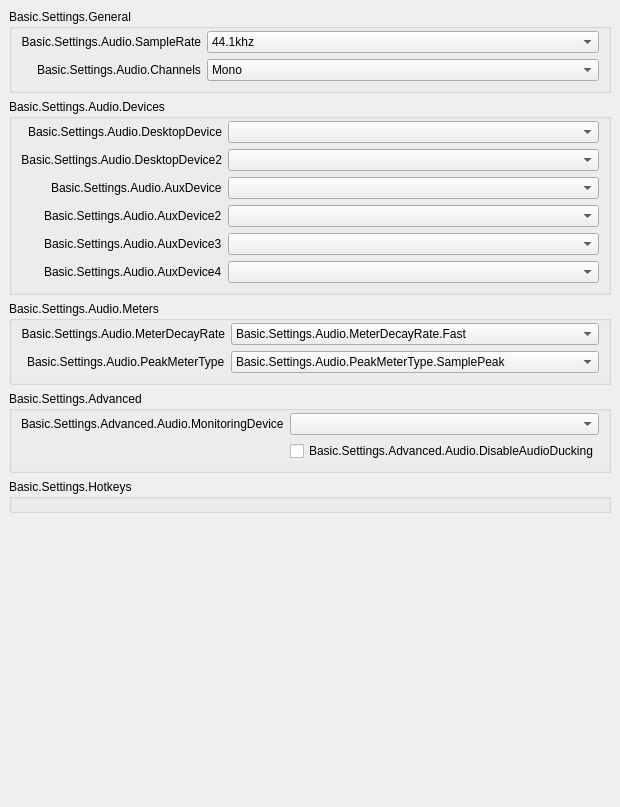
           <widget class="QWidget" name="scrollAreaWidgetContents_50">
            <property name="geometry">
             <rect>
              <x>0</x>
              <y>0</y>
              <width>594</width>
              <height>807</height>
             </rect>
            </property>
            <layout class="QVBoxLayout" name="verticalLayout_50">
             <property name="leftMargin">
              <number>0</number>
             </property>
             <property name="topMargin">
              <number>0</number>
             </property>
             <property name="rightMargin">
              <number>0</number>
             </property>
             <property name="bottomMargin">
              <number>9</number>
             </property>
             <item alignment="Qt::AlignTop">
              <widget class="QWidget" name="widget_50" native="true">
               <layout class="QVBoxLayout" name="verticalLayout_51">
                <item>
                 <widget class="QGroupBox" name="audioGeneralGroupBox">
                  <property name="title">
                   <string>Basic.Settings.General</string>
                  </property>
                  <layout class="QFormLayout" name="formLayout_52">
                   <property name="fieldGrowthPolicy">
                    <enum>QFormLayout::AllNonFixedFieldsGrow</enum>
                   </property>
                   <property name="labelAlignment">
                    <set>Qt::AlignRight|Qt::AlignTrailing|Qt::AlignVCenter</set>
                   </property>
                   <property name="topMargin">
                    <number>2</number>
                   </property>
                   <item row="0" column="0">
                    <widget class="QLabel" name="label_14">
                     <property name="minimumSize">
                      <size>
                       <width>170</width>
                       <height>0</height>
                      </size>
                     </property>
                     <property name="text">
                      <string>Basic.Settings.Audio.SampleRate</string>
                     </property>
                     <property name="alignment">
                      <set>Qt::AlignRight|Qt::AlignTrailing|Qt::AlignVCenter</set>
                     </property>
                     <property name="buddy">
                      <cstring>sampleRate</cstring>
                     </property>
                    </widget>
                   </item>
                   <item row="0" column="1">
                    <widget class="QComboBox" name="sampleRate">
                     <property name="currentText">
                      <string notr="true">44.1khz</string>
                     </property>
                     <property name="currentIndex">
                      <number>0</number>
                     </property>
                     <item>
                      <property name="text">
                       <string>44.1khz</string>
                      </property>
                     </item>
                     <item>
                      <property name="text">
                       <string>48khz</string>
                      </property>
                     </item>
                    </widget>
                   </item>
                   <item row="1" column="0">
                    <widget class="QLabel" name="label_15">
                     <property name="text">
                      <string>Basic.Settings.Audio.Channels</string>
                     </property>
                     <property name="buddy">
                      <cstring>channelSetup</cstring>
                     </property>
                    </widget>
                   </item>
                   <item row="1" column="1">
                    <widget class="QComboBox" name="channelSetup">
                     <property name="currentText">
                      <string>Mono</string>
                     </property>
                     <property name="currentIndex">
                      <number>0</number>
                     </property>
                     <item>
                      <property name="text">
                       <string>Mono</string>
                      </property>
                     </item>
                     <item>
                      <property name="text">
                       <string>Stereo</string>
                      </property>
                     </item>
                     <item>
                      <property name="text">
                       <string>2.1</string>
                      </property>
                     </item>
                     <item>
                      <property name="text">
                       <string>4.0</string>
                      </property>
                     </item>
                     <item>
                      <property name="text">
                       <string>4.1</string>
                      </property>
                     </item>
                     <item>
                      <property name="text">
                       <string>5.1</string>
                      </property>
                     </item>
                     <item>
                      <property name="text">
                       <string>7.1</string>
                      </property>
                     </item>
                    </widget>
                   </item>
                  </layout>
                 </widget>
                </item>
                <item>
                 <widget class="QGroupBox" name="audioDevicesGroupBox">
                  <property name="title">
                   <string>Basic.Settings.Audio.Devices</string>
                  </property>
                  <layout class="QFormLayout" name="formLayout_53">
                   <property name="fieldGrowthPolicy">
                    <enum>QFormLayout::AllNonFixedFieldsGrow</enum>
                   </property>
                   <property name="labelAlignment">
                    <set>Qt::AlignRight|Qt::AlignTrailing|Qt::AlignVCenter</set>
                   </property>
                   <property name="topMargin">
                    <number>2</number>
                   </property>
                   <item row="0" column="0">
                    <widget class="QLabel" name="label_2">
                     <property name="minimumSize">
                      <size>
                       <width>170</width>
                       <height>0</height>
                      </size>
                     </property>
                     <property name="text">
                      <string>Basic.Settings.Audio.DesktopDevice</string>
                     </property>
                     <property name="alignment">
                      <set>Qt::AlignRight|Qt::AlignTrailing|Qt::AlignVCenter</set>
                     </property>
                     <property name="buddy">
                      <cstring>desktopAudioDevice1</cstring>
                     </property>
                    </widget>
                   </item>
                   <item row="0" column="1">
                    <widget class="QComboBox" name="desktopAudioDevice1">
                     <property name="enabled">
                      <bool>true</bool>
                     </property>
                    </widget>
                   </item>
                   <item row="1" column="0">
                    <widget class="QLabel" name="label_3">
                     <property name="text">
                      <string>Basic.Settings.Audio.DesktopDevice2</string>
                     </property>
                     <property name="alignment">
                      <set>Qt::AlignRight|Qt::AlignTrailing|Qt::AlignVCenter</set>
                     </property>
                     <property name="buddy">
                      <cstring>desktopAudioDevice2</cstring>
                     </property>
                    </widget>
                   </item>
                   <item row="1" column="1">
                    <widget class="QComboBox" name="desktopAudioDevice2">
                     <property name="enabled">
                      <bool>true</bool>
                     </property>
                    </widget>
                   </item>
                   <item row="2" column="0">
                    <widget class="QLabel" name="label_4">
                     <property name="text">
                      <string>Basic.Settings.Audio.AuxDevice</string>
                     </property>
                     <property name="buddy">
                      <cstring>auxAudioDevice1</cstring>
                     </property>
                    </widget>
                   </item>
                   <item row="2" column="1">
                    <widget class="QComboBox" name="auxAudioDevice1">
                     <property name="enabled">
                      <bool>true</bool>
                     </property>
                    </widget>
                   </item>
                   <item row="3" column="0">
                    <widget class="QLabel" name="label_5">
                     <property name="text">
                      <string>Basic.Settings.Audio.AuxDevice2</string>
                     </property>
                     <property name="buddy">
                      <cstring>auxAudioDevice2</cstring>
                     </property>
                    </widget>
                   </item>
                   <item row="3" column="1">
                    <widget class="QComboBox" name="auxAudioDevice2">
                     <property name="enabled">
                      <bool>true</bool>
                     </property>
                    </widget>
                   </item>
                   <item row="4" column="0">
                    <widget class="QLabel" name="label_6">
                     <property name="text">
                      <string>Basic.Settings.Audio.AuxDevice3</string>
                     </property>
                     <property name="buddy">
                      <cstring>auxAudioDevice3</cstring>
                     </property>
                    </widget>
                   </item>
                   <item row="4" column="1">
                    <widget class="QComboBox" name="auxAudioDevice3">
                     <property name="enabled">
                      <bool>true</bool>
                     </property>
                    </widget>
                   </item>
                   <item row="5" column="1">
                    <widget class="QComboBox" name="auxAudioDevice4">
                     <property name="enabled">
                      <bool>true</bool>
                     </property>
                    </widget>
                   </item>
                   <item row="5" column="0">
                    <widget class="QLabel" name="label_67">
                     <property name="text">
                      <string>Basic.Settings.Audio.AuxDevice4</string>
                     </property>
                     <property name="buddy">
                      <cstring>auxAudioDevice4</cstring>
                     </property>
                    </widget>
                   </item>
                  </layout>
                 </widget>
                </item>
                <item>
                 <widget class="QGroupBox" name="audioMetersGroupBox">
                  <property name="title">
                   <string>Basic.Settings.Audio.Meters</string>
                  </property>
                  <layout class="QFormLayout" name="formLayout_54">
                   <property name="fieldGrowthPolicy">
                    <enum>QFormLayout::AllNonFixedFieldsGrow</enum>
                   </property>
                   <property name="labelAlignment">
                    <set>Qt::AlignRight|Qt::AlignTrailing|Qt::AlignVCenter</set>
                   </property>
                   <property name="topMargin">
                    <number>2</number>
                   </property>
                   <item row="0" column="0">
                    <widget class="QLabel" name="label_65">
                     <property name="minimumSize">
                      <size>
                       <width>170</width>
                       <height>0</height>
                      </size>
                     </property>
                     <property name="text">
                      <string>Basic.Settings.Audio.MeterDecayRate</string>
                     </property>
                     <property name="alignment">
                      <set>Qt::AlignRight|Qt::AlignTrailing|Qt::AlignVCenter</set>
                     </property>
                     <property name="buddy">
                      <cstring>meterDecayRate</cstring>
                     </property>
                    </widget>
                   </item>
                   <item row="0" column="1">
                    <widget class="QComboBox" name="meterDecayRate">
                     <property name="currentText">
                      <string>Basic.Settings.Audio.MeterDecayRate.Fast</string>
                     </property>
                     <property name="currentIndex">
                      <number>0</number>
                     </property>
                     <item>
                      <property name="text">
                       <string>Basic.Settings.Audio.MeterDecayRate.Fast</string>
                      </property>
                     </item>
                     <item>
                      <property name="text">
                       <string>Basic.Settings.Audio.MeterDecayRate.Medium</string>
                      </property>
                     </item>
                     <item>
                      <property name="text">
                       <string>Basic.Settings.Audio.MeterDecayRate.Slow</string>
                      </property>
                     </item>
                    </widget>
                   </item>
                   <item row="1" column="0">
                    <widget class="QLabel" name="label_66">
                     <property name="text">
                      <string>Basic.Settings.Audio.PeakMeterType</string>
                     </property>
                     <property name="buddy">
                      <cstring>peakMeterType</cstring>
                     </property>
                    </widget>
                   </item>
                   <item row="1" column="1">
                    <widget class="QComboBox" name="peakMeterType">
                     <property name="currentIndex">
                      <number>0</number>
                     </property>
                     <item>
                      <property name="text">
                       <string>Basic.Settings.Audio.PeakMeterType.SamplePeak</string>
                      </property>
                     </item>
                     <item>
                      <property name="text">
                       <string>Basic.Settings.Audio.PeakMeterType.TruePeak</string>
                      </property>
                     </item>
                    </widget>
                   </item>
                  </layout>
                 </widget>
                </item>
                <item>
                 <widget class="QGroupBox" name="audioAdvGroupBox">
                  <property name="title">
                   <string>Basic.Settings.Advanced</string>
                  </property>
                  <layout class="QFormLayout" name="formLayout_56">
                   <property name="fieldGrowthPolicy">
                    <enum>QFormLayout::AllNonFixedFieldsGrow</enum>
                   </property>
                   <property name="labelAlignment">
                    <set>Qt::AlignRight|Qt::AlignTrailing|Qt::AlignVCenter</set>
                   </property>
                   <property name="topMargin">
                    <number>2</number>
                   </property>
                   <item row="0" column="0">
                    <widget class="QLabel" name="monitoringDeviceLabel">
                     <property name="text">
                      <string>Basic.Settings.Advanced.Audio.MonitoringDevice</string>
                     </property>
                     <property name="buddy">
                      <cstring>monitoringDevice</cstring>
                     </property>
                    </widget>
                   </item>
                   <item row="0" column="1">
                    <widget class="QComboBox" name="monitoringDevice"/>
                   </item>
                   <item row="1" column="0">
                    <spacer name="horizontalSpacer_11">
                     <property name="orientation">
                      <enum>Qt::Horizontal</enum>
                     </property>
                     <property name="sizeHint" stdset="0">
                      <size>
                       <width>170</width>
                       <height>20</height>
                      </size>
                     </property>
                    </spacer>
                   </item>
                   <item row="1" column="1">
                    <widget class="QCheckBox" name="disableAudioDucking">
                     <property name="text">
                      <string>Basic.Settings.Advanced.Audio.DisableAudioDucking</string>
                     </property>
                    </widget>
                   </item>
                  </layout>
                 </widget>
                </item>
                <item>
                 <widget class="QGroupBox" name="audioHotkeysGroupBox">
                  <property name="title">
                   <string>Basic.Settings.Hotkeys</string>
                  </property>
                  <layout class="QFormLayout" name="audioSourceLayout">
                   <property name="fieldGrowthPolicy">
                    <enum>QFormLayout::AllNonFixedFieldsGrow</enum>
                   </property>
                   <property name="labelAlignment">
                    <set>Qt::AlignRight|Qt::AlignTrailing|Qt::AlignVCenter</set>
                   </property>
                   <property name="topMargin">
                    <number>2</number>
                   </property>
                  </layout>
                 </widget>
                </item>
               </layout>
              </widget>
             </item>
            </layout>
           </widget>
